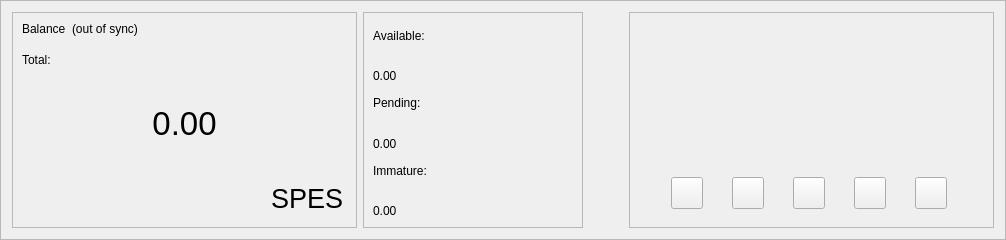
      <widget class="QFrame" name="frame_blue">
       <property name="enabled">
        <bool>true</bool>
       </property>
       <property name="sizePolicy">
        <sizepolicy hsizetype="Preferred" vsizetype="Preferred">
         <horstretch>0</horstretch>
         <verstretch>0</verstretch>
        </sizepolicy>
       </property>
       <property name="minimumSize">
        <size>
         <width>960</width>
         <height>220</height>
        </size>
       </property>
       <property name="maximumSize">
        <size>
         <width>16777215</width>
         <height>16777215</height>
        </size>
       </property>
       <property name="sizeIncrement">
        <size>
         <width>0</width>
         <height>0</height>
        </size>
       </property>
       <property name="baseSize">
        <size>
         <width>0</width>
         <height>500</height>
        </size>
       </property>
       <property name="frameShape">
        <enum>QFrame::StyledPanel</enum>
       </property>
       <property name="frameShadow">
        <enum>QFrame::Raised</enum>
       </property>
       <layout class="QHBoxLayout" name="horizontalLayout">
        <item>
         <widget class="QFrame" name="frame_blue_1">
          <property name="minimumSize">
           <size>
            <width>345</width>
            <height>200</height>
           </size>
          </property>
          <property name="maximumSize">
           <size>
            <width>16777215</width>
            <height>16777215</height>
           </size>
          </property>
          <property name="frameShape">
           <enum>QFrame::StyledPanel</enum>
          </property>
          <property name="frameShadow">
           <enum>QFrame::Raised</enum>
          </property>
          <layout class="QHBoxLayout" name="horizontalLayout_2">
           <item>
            <layout class="QVBoxLayout" name="verticalLayout">
             <item>
              <layout class="QHBoxLayout" name="horizontalLayout_3">
               <property name="spacing">
                <number>6</number>
               </property>
               <property name="sizeConstraint">
                <enum>QLayout::SetFixedSize</enum>
               </property>
               <item>
                <widget class="QLabel" name="label_5">
                 <property name="minimumSize">
                  <size>
                   <width>0</width>
                   <height>24</height>
                  </size>
                 </property>
                 <property name="maximumSize">
                  <size>
                   <width>16777215</width>
                   <height>24</height>
                  </size>
                 </property>
                 <property name="text">
                  <string>Balance</string>
                 </property>
                 <property name="alignment">
                  <set>Qt::AlignLeading|Qt::AlignLeft|Qt::AlignTop</set>
                 </property>
                </widget>
               </item>
               <item>
                <widget class="QLabel" name="labelWalletStatus">
                 <property name="minimumSize">
                  <size>
                   <width>0</width>
                   <height>24</height>
                  </size>
                 </property>
                 <property name="maximumSize">
                  <size>
                   <width>16777215</width>
                   <height>24</height>
                  </size>
                 </property>
                 <property name="text">
                  <string>(out of sync)</string>
                 </property>
                 <property name="alignment">
                  <set>Qt::AlignLeading|Qt::AlignLeft|Qt::AlignTop</set>
                 </property>
                </widget>
               </item>
               <item>
                <spacer name="horizontalSpacer">
                 <property name="orientation">
                  <enum>Qt::Horizontal</enum>
                 </property>
                 <property name="sizeHint" stdset="0">
                  <size>
                   <width>40</width>
                   <height>20</height>
                  </size>
                 </property>
                </spacer>
               </item>
              </layout>
             </item>
             <item>
              <widget class="QLabel" name="labelTotalText">
               <property name="maximumSize">
                <size>
                 <width>16777215</width>
                 <height>15</height>
                </size>
               </property>
               <property name="text">
                <string>Total:</string>
               </property>
              </widget>
             </item>
             <item>
              <widget class="QLabel" name="labelTotal">
               <property name="sizePolicy">
                <sizepolicy hsizetype="Preferred" vsizetype="Preferred">
                 <horstretch>0</horstretch>
                 <verstretch>0</verstretch>
                </sizepolicy>
               </property>
               <property name="minimumSize">
                <size>
                 <width>0</width>
                 <height>100</height>
                </size>
               </property>
               <property name="maximumSize">
                <size>
                 <width>16777215</width>
                 <height>100</height>
                </size>
               </property>
               <property name="font">
                <font>
                 <pointsize>25</pointsize>
                 <weight>50</weight>
                 <bold>false</bold>
                </font>
               </property>
               <property name="mouseTracking">
                <bool>false</bool>
               </property>
               <property name="text">
                <string>0.00</string>
               </property>
               <property name="alignment">
                <set>Qt::AlignCenter</set>
               </property>
              </widget>
             </item>
             <item>
              <layout class="QHBoxLayout" name="horizontalLayout_11">
               <item>
                <spacer name="horizontalSpacer_8">
                 <property name="orientation">
                  <enum>Qt::Horizontal</enum>
                 </property>
                 <property name="sizeHint" stdset="0">
                  <size>
                   <width>40</width>
                   <height>20</height>
                  </size>
                 </property>
                </spacer>
               </item>
               <item>
                <widget class="QPushButton" name="blabel_spescoin">
                 <property name="font">
                  <font>
                   <pointsize>20</pointsize>
                   <italic>false</italic>
                   <kerning>true</kerning>
                  </font>
                 </property>
                 <property name="cursor">
                  <cursorShape>PointingHandCursor</cursorShape>
                 </property>
                 <property name="text">
                  <string>SPES</string>
                 </property>
                 <property name="flat">
                  <bool>true</bool>
                 </property>
                </widget>
               </item>
              </layout>
             </item>
            </layout>
           </item>
          </layout>
         </widget>
        </item>
        <item>
         <widget class="QFrame" name="frame_blue_2">
          <property name="minimumSize">
           <size>
            <width>220</width>
            <height>200</height>
           </size>
          </property>
          <property name="maximumSize">
           <size>
            <width>16777215</width>
            <height>16777215</height>
           </size>
          </property>
          <property name="frameShape">
           <enum>QFrame::StyledPanel</enum>
          </property>
          <property name="frameShadow">
           <enum>QFrame::Raised</enum>
          </property>
          <layout class="QVBoxLayout" name="verticalLayout_3">
           <item>
            <layout class="QVBoxLayout" name="verticalLayout_2">
             <item>
              <widget class="QLabel" name="labelBalanceText">
               <property name="text">
                <string>Available:</string>
               </property>
              </widget>
             </item>
             <item>
              <layout class="QHBoxLayout" name="horizontalLayout_4">
               <item>
                <widget class="QLabel" name="labelBalance">
                 <property name="text">
                  <string>0.00</string>
                 </property>
                 <property name="alignment">
                  <set>Qt::AlignBottom|Qt::AlignLeading|Qt::AlignLeft</set>
                 </property>
                </widget>
               </item>
               <item>
                <spacer name="horizontalSpacer_3">
                 <property name="orientation">
                  <enum>Qt::Horizontal</enum>
                 </property>
                 <property name="sizeHint" stdset="0">
                  <size>
                   <width>40</width>
                   <height>20</height>
                  </size>
                 </property>
                </spacer>
               </item>
              </layout>
             </item>
             <item>
              <widget class="QLabel" name="labelPendingText">
               <property name="text">
                <string>Pending:</string>
               </property>
              </widget>
             </item>
             <item>
              <layout class="QHBoxLayout" name="horizontalLayout_5">
               <item>
                <widget class="QLabel" name="labelUnconfirmed">
                 <property name="text">
                  <string>0.00</string>
                 </property>
                 <property name="alignment">
                  <set>Qt::AlignBottom|Qt::AlignLeading|Qt::AlignLeft</set>
                 </property>
                </widget>
               </item>
               <item>
                <spacer name="horizontalSpacer_4">
                 <property name="orientation">
                  <enum>Qt::Horizontal</enum>
                 </property>
                 <property name="sizeHint" stdset="0">
                  <size>
                   <width>40</width>
                   <height>20</height>
                  </size>
                 </property>
                </spacer>
               </item>
              </layout>
             </item>
             <item>
              <widget class="QLabel" name="labelImmatureText">
               <property name="text">
                <string>Immature:</string>
               </property>
              </widget>
             </item>
             <item>
              <layout class="QHBoxLayout" name="horizontalLayout_6">
               <item>
                <widget class="QLabel" name="labelImmature">
                 <property name="text">
                  <string>0.00</string>
                 </property>
                 <property name="alignment">
                  <set>Qt::AlignBottom|Qt::AlignLeading|Qt::AlignLeft</set>
                 </property>
                </widget>
               </item>
               <item>
                <spacer name="horizontalSpacer_5">
                 <property name="orientation">
                  <enum>Qt::Horizontal</enum>
                 </property>
                 <property name="sizeHint" stdset="0">
                  <size>
                   <width>40</width>
                   <height>20</height>
                  </size>
                 </property>
                </spacer>
               </item>
              </layout>
             </item>
            </layout>
           </item>
          </layout>
         </widget>
        </item>
        <item>
         <spacer name="horizontalSpacer_9">
          <property name="orientation">
           <enum>Qt::Horizontal</enum>
          </property>
          <property name="sizeHint" stdset="0">
           <size>
            <width>40</width>
            <height>20</height>
           </size>
          </property>
         </spacer>
        </item>
        <item>
         <widget class="QFrame" name="frame_blue_3">
          <property name="minimumSize">
           <size>
            <width>345</width>
            <height>200</height>
           </size>
          </property>
          <property name="maximumSize">
           <size>
            <width>16777215</width>
            <height>16777215</height>
           </size>
          </property>
          <property name="frameShape">
           <enum>QFrame::StyledPanel</enum>
          </property>
          <property name="frameShadow">
           <enum>QFrame::Raised</enum>
          </property>
          <layout class="QVBoxLayout" name="verticalLayout_5">
           <item>
            <widget class="QFrame" name="frame_logo_horizontal">
             <property name="minimumSize">
              <size>
               <width>345</width>
               <height>140</height>
              </size>
             </property>
            </widget>
           </item>
           <item>
            <widget class="QFrame" name="button_logo_horizontal">
             <property name="minimumSize">
              <size>
               <width>345</width>
               <height>50</height>
              </size>
             </property>
             <layout class="QHBoxLayout" name="horizontalLayout_10">
              <item>
               <widget class="QPushButton" name="pushButton_Website">
                <property name="minimumSize">
                 <size>
                  <width>32</width>
                  <height>32</height>
                 </size>
                </property>
                <property name="maximumSize">
                 <size>
                  <width>32</width>
                  <height>32</height>
                 </size>
                </property>
                <property name="text">
                 <string/>
                </property>
                <property name="icon">
                 <iconset>
                  <normaloff>:/icons/website</normaloff>:/icons/website</iconset>
                </property>
                <property name="iconSize">
                 <size>
                  <width>32</width>
                  <height>32</height>
                 </size>
                </property>
               </widget>
              </item>
              <item>
               <widget class="QPushButton" name="pushButton_Discord">
                <property name="minimumSize">
                 <size>
                  <width>32</width>
                  <height>32</height>
                 </size>
                </property>
                <property name="maximumSize">
                 <size>
                  <width>32</width>
                  <height>32</height>
                 </size>
                </property>
                <property name="text">
                 <string/>
                </property>
                <property name="icon">
                 <iconset>
                  <normaloff>:/icons/discord</normaloff>:/icons/discord</iconset>
                </property>
                <property name="iconSize">
                 <size>
                  <width>32</width>
                  <height>32</height>
                 </size>
                </property>
               </widget>
              </item>
              <item>
               <widget class="QPushButton" name="pushButton_Telegram">
                <property name="minimumSize">
                 <size>
                  <width>32</width>
                  <height>32</height>
                 </size>
                </property>
                <property name="maximumSize">
                 <size>
                  <width>32</width>
                  <height>32</height>
                 </size>
                </property>
                <property name="text">
                 <string/>
                </property>
                <property name="icon">
                 <iconset>
                  <normaloff>:/icons/telegram</normaloff>:/icons/telegram</iconset>
                </property>
                <property name="iconSize">
                 <size>
                  <width>32</width>
                  <height>32</height>
                 </size>
                </property>
               </widget>
              </item>
              <item>
               <widget class="QPushButton" name="pushButton_Twitter">
                <property name="minimumSize">
                 <size>
                  <width>32</width>
                  <height>32</height>
                 </size>
                </property>
                <property name="maximumSize">
                 <size>
                  <width>32</width>
                  <height>32</height>
                 </size>
                </property>
                <property name="text">
                 <string/>
                </property>
                <property name="icon">
                 <iconset>
                  <normaloff>:/icons/twitter</normaloff>:/icons/twitter</iconset>
                </property>
                <property name="iconSize">
                 <size>
                  <width>32</width>
                  <height>32</height>
                 </size>
                </property>
               </widget>
              </item>
              <item>
               <widget class="QPushButton" name="pushButton_Explorer">
                <property name="minimumSize">
                 <size>
                  <width>32</width>
                  <height>32</height>
                 </size>
                </property>
                <property name="maximumSize">
                 <size>
                  <width>32</width>
                  <height>32</height>
                 </size>
                </property>
                <property name="text">
                 <string/>
                </property>
                <property name="icon">
                 <iconset>
                  <normaloff>:/icons/explorer</normaloff>:/icons/explorer</iconset>
                </property>
                <property name="iconSize">
                 <size>
                  <width>32</width>
                  <height>32</height>
                 </size>
                </property>
               </widget>
              </item>
             </layout>
            </widget>
           </item>
          </layout>
         </widget>
        </item>
       </layout>
      </widget>
